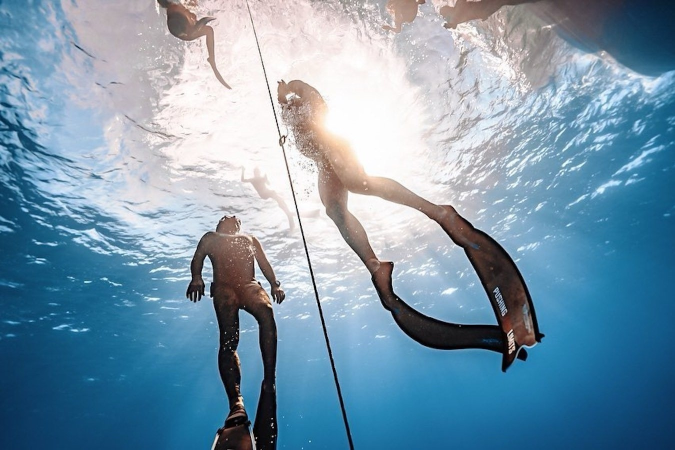
#> input picture img/dahab.jpg, 1350 x 900 px (shown at 1/2 size); its folder holds 4 pictures in this run
$ python images.py
#> lines starting #> are read from the running program, lines starting #| are printed output that depends on the picture
#!/usr/bin/env python3
"""Готовит картинки сайта из исходников в img/. Нужен Pillow: pip install pillow

    python3 images.py

  img/<id>.jpg (фото поездки, до 2400 px) -> img/<id>-1440.webp, -2400.webp  для широких экранов
                                            (2400 только если исходник от 1800 px)
                                          -> img/<id>-800.webp, -1200.webp  вертикальный кадр 4:5 по точке pos
                                          -> img/<id>-card-480.webp, -960.webp  карточки каталога
  hero.cover                            -> широкий и вертикальный кадры обложки
  gallery.items: img/<img>.jpg           -> img/<img>-360/640/960.webp в пропорции ratio по точке pos
  about.team:    img/<img>.jpg           -> img/<img>-400.webp, -800.webp, кадр 4:5 по точке pos
  contact.photo: img/<photo>.jpg         -> img/<photo>-bg-800.webp, -bg-1280.webp, фон блока контактов
  img/review-*.jpg                       -> .webp того же размера
  favicon.ico, apple-touch-icon.png      -> знак клуба: белое кольцо, как в favicon.svg
  img/og.jpg                             -> превью ссылки 1200×630: фотография обложки и название клуба

Все фото проходят одну цветокоррекцию (grade): снимки из разных поездок и с разных
камер выглядят одной серией. Запускать после замены фото, смены pos или текста
превью, затем python3 build.py.
"""
import json
from pathlib import Path

from PIL import Image, ImageDraw, ImageEnhance, ImageFilter, ImageFont, ImageOps

ROOT = Path(__file__).resolve().parent
IMG = ROOT / "img"
FONTS = ROOT / "tools" / "fonts"
C = json.loads((ROOT / "content.json").read_text(encoding="utf-8"))
#> (reads content.json from the repository)
OG = C["og"]
ACCENT = "#873B30"


def pos(item):
    return [float(v.rstrip("%")) / 100 for v in item.get("pos", "50% 50%").split()]


def webp(im, out, q, budget=None, smooth=False):
    """WebP; если файл тяжелее budget КБ, сначала (при smooth) лёгкое шумоподавление,
    потом качество снижается до 50."""
    im.save(out, "WEBP", quality=q, method=6)
    if smooth and budget and out.stat().st_size > budget * 1024:
        im = im.filter(ImageFilter.MedianFilter(3))
        im.save(out, "WEBP", quality=q, method=6)
    while budget and out.stat().st_size > budget * 1024 and q > 50:
        q -= 4
        im.save(out, "WEBP", quality=q, method=6)
    print(f"{out.relative_to(ROOT)}  {im.width}×{im.height}  q{q}  {out.stat().st_size // 1024} КБ")


def grade(im):
    """Единая цветокоррекция: выровнять тона, чуть теплее и контрастнее."""
    im = im.convert("RGB")
#> im is the input picture: PIL image 1350x900 RGB; mean R, G, B 120.9, 151.4, 172.2
    # автоуровни вполсилы, чтобы сумеречные кадры не превращались в дневные
    im = Image.blend(im, ImageOps.autocontrast(im, cutoff=0.4, preserve_tone=True), 0.7)
    r, g, b = im.split()
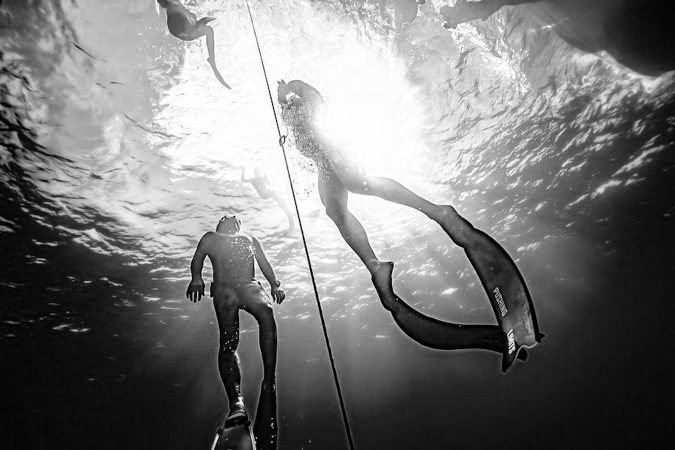
#> r: PIL image 1350x900 L (shown at 1/2 size); min 0, max 255, mean 119.1
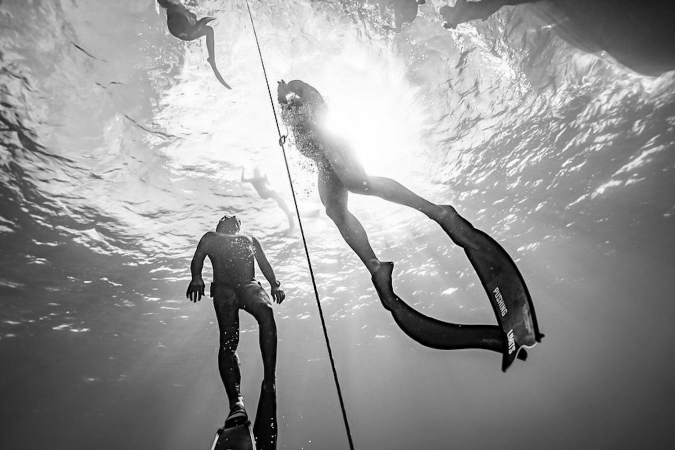
#> g: PIL image 1350x900 L (shown at 1/2 size); min 0, max 255, mean 149.9
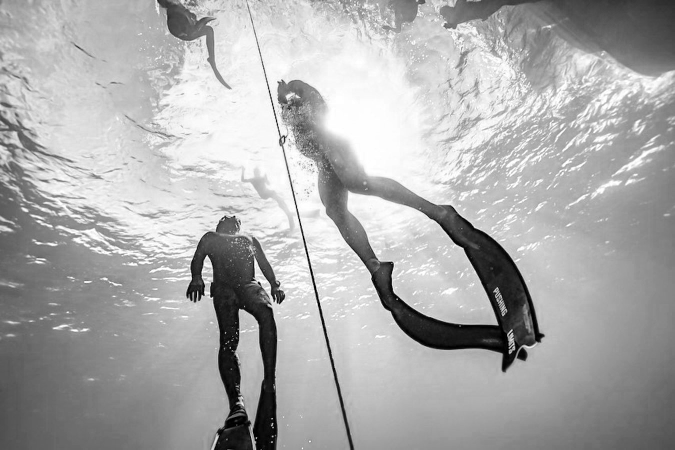
#> b: PIL image 1350x900 L (shown at 1/2 size); min 0, max 255, mean 171.1
    r = r.point(lambda v: min(255, round(v * 1.03)))
    b = b.point(lambda v: round(v * 0.97))
    im = Image.merge("RGB", (r, g, b))
    im = ImageEnhance.Contrast(im).enhance(1.06)
    return ImageEnhance.Color(im).enhance(1.04)


def source(name):
    return grade(ImageOps.exif_transpose(Image.open(IMG / f"{name}.jpg")))


# [11 lines left out: function crop, not called in this run]


def sized(im, width):
    if im.width <= width:
        return im
    return im.resize((width, round(im.height * width / im.width)), Image.LANCZOS)


def tour_images():
    for t in C["tours"]:
        base = sized(source(t["id"]), 2400)
        # soften: у пересвеченного по резкости исходника ореолы вокруг мелких деталей,
        # лёгкое размытие убирает их; тогда шумоподавление широких версий не нужно, а запас по весу больше
        soft = t.get("soften")
        if soft:
            base = base.filter(ImageFilter.GaussianBlur(soft))
        # Широкие версии: 1440 для обычных экранов, 2400 для ретины, если исходник это позволяет
        for w, q, budget in ((1440, 70, 200), (2400, 68, 420)):
            out = IMG / f"{t['id']}-{w}.webp"
            if w == 2400 and base.width < 1800:
                continue
            # шумный кадр: лёгкое шумоподавление вместо грубого сжатия, на экране разница не видна
            webp(sized(base, w), out, q, (budget * 3 // 2) if soft else budget, smooth=not soft)
        # Кадр 4:5 режется там же, где его показал бы background-position: pos,
        # поэтому то же значение pos даёт на нём ту же картинку, что и на полном фото.
        # 800 для телефона, 1200 для экрана с высокой плотностью, если высоты исходника хватает.
        cw = min(base.width, round(base.height * 4 / 5))
#> cw = 720
        left = round((base.width - cw) * pos(t)[0])
#> left = 315
        tall = base.crop((left, 0, left + cw, base.height))
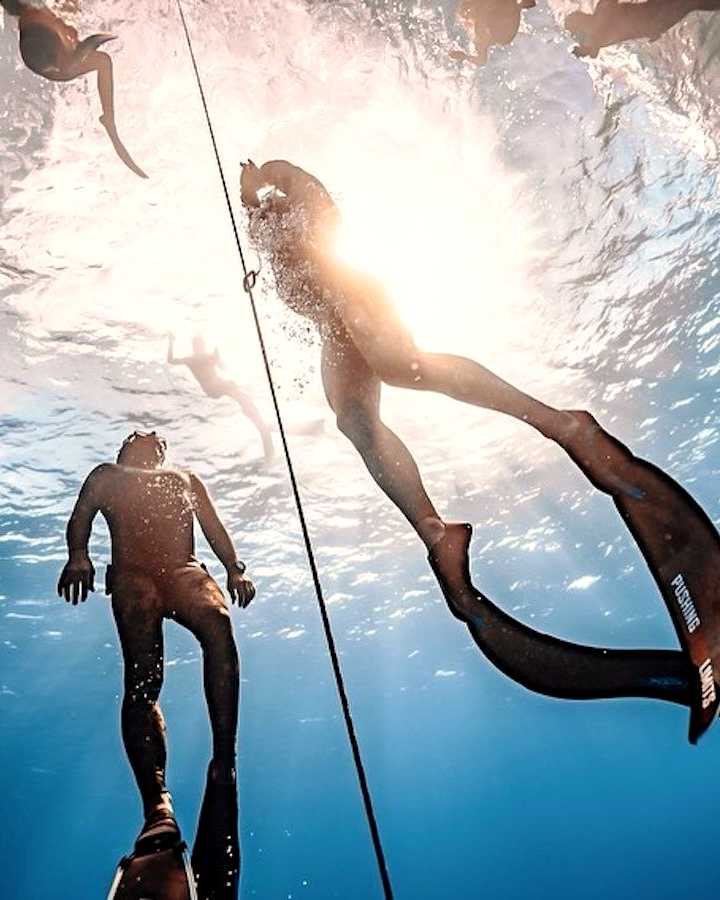
#> tall: PIL image 720x900 RGB; mean R, G, B 157.8, 171.5, 178.6
        for w, budget in ((800, 90), (1200, 160)):
            if w == 1200 and tall.width < 1000:
                continue
            webp(sized(tall, w), IMG / f"{t['id']}-{w}.webp", 66, budget, smooth=True)


# [51 lines left out: functions catalog_images, cover_images, gallery_images, team_images, contact_image, not called in this run]


def review_images():
    for f in sorted(IMG.glob("review-*.jpg")):
        webp(grade(Image.open(f)), f.with_suffix(".webp"), 72)


# [53 lines left out: functions ring, mark, icons, og_image, not called in this run]


if __name__ == "__main__":
#> (the run stopped early here; a loop or call above may not have finished)
